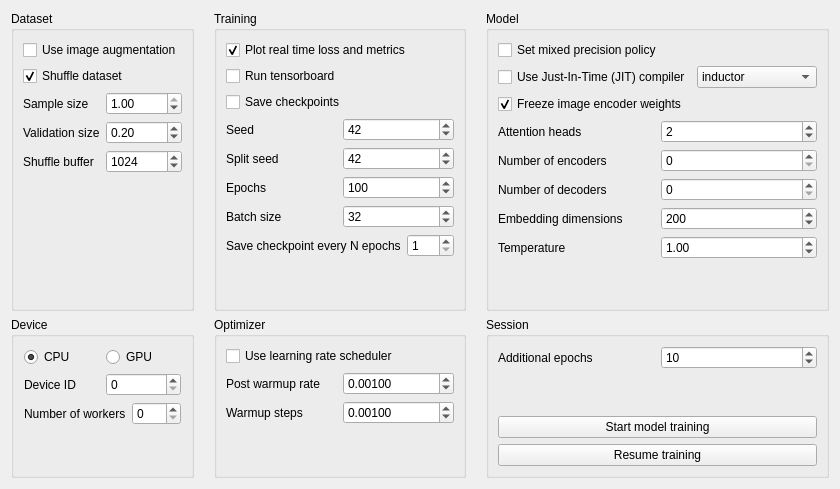
      <widget class="QWidget" name="trainTab">
       <attribute name="title">
        <string>Model training</string>
       </attribute>
       <layout class="QGridLayout" name="gridLayout_2">
        <item row="1" column="0">
         <layout class="QGridLayout" name="gridLayout" rowstretch="4,0" columnstretch="0,0,0">
          <property name="horizontalSpacing">
           <number>20</number>
          </property>
          <item row="1" column="2">
           <widget class="QGroupBox" name="sessionGroup">
            <property name="title">
             <string>Session</string>
            </property>
            <layout class="QVBoxLayout" name="verticalLayout_9">
             <item>
              <layout class="QHBoxLayout" name="horizontalLayout_10">
               <item>
                <widget class="QLabel" name="label_7">
                 <property name="text">
                  <string>Additional epochs</string>
                 </property>
                </widget>
               </item>
               <item>
                <widget class="QSpinBox" name="numAdditionalEpochs">
                 <property name="minimum">
                  <number>1</number>
                 </property>
                 <property name="maximum">
                  <number>1000000</number>
                 </property>
                 <property name="value">
                  <number>10</number>
                 </property>
                </widget>
               </item>
              </layout>
             </item>
             <item>
              <spacer name="verticalSpacer_7">
               <property name="orientation">
                <enum>Qt::Orientation::Vertical</enum>
               </property>
               <property name="sizeHint" stdset="0">
                <size>
                 <width>20</width>
                 <height>40</height>
                </size>
               </property>
              </spacer>
             </item>
             <item>
              <widget class="QPushButton" name="startTraining">
               <property name="text">
                <string>Start model training</string>
               </property>
              </widget>
             </item>
             <item>
              <widget class="QPushButton" name="resumeTraining">
               <property name="text">
                <string>Resume training</string>
               </property>
              </widget>
             </item>
            </layout>
           </widget>
          </item>
          <item row="1" column="1">
           <widget class="QGroupBox" name="groupBox_6">
            <property name="title">
             <string>Optimizer</string>
            </property>
            <layout class="QVBoxLayout" name="verticalLayout_17">
             <item>
              <layout class="QVBoxLayout" name="verticalLayout_6">
               <item>
                <widget class="QCheckBox" name="useScheduler">
                 <property name="text">
                  <string>Use learning rate scheduler</string>
                 </property>
                </widget>
               </item>
               <item>
                <layout class="QHBoxLayout" name="horizontalLayout_18">
                 <item>
                  <widget class="QLabel" name="label_11">
                   <property name="text">
                    <string>Post warmup rate</string>
                   </property>
                  </widget>
                 </item>
                 <item>
                  <widget class="QDoubleSpinBox" name="postWarmLR">
                   <property name="decimals">
                    <number>5</number>
                   </property>
                   <property name="singleStep">
                    <double>0.000100000000000</double>
                   </property>
                   <property name="value">
                    <double>0.001000000000000</double>
                   </property>
                  </widget>
                 </item>
                </layout>
               </item>
               <item>
                <layout class="QHBoxLayout" name="horizontalLayout_17">
                 <item>
                  <widget class="QLabel" name="label_14">
                   <property name="text">
                    <string>Warmup steps</string>
                   </property>
                  </widget>
                 </item>
                 <item>
                  <widget class="QDoubleSpinBox" name="warmUPSteps">
                   <property name="decimals">
                    <number>5</number>
                   </property>
                   <property name="singleStep">
                    <double>0.000100000000000</double>
                   </property>
                   <property name="value">
                    <double>0.001000000000000</double>
                   </property>
                  </widget>
                 </item>
                </layout>
               </item>
              </layout>
             </item>
             <item>
              <spacer name="verticalSpacer_6">
               <property name="orientation">
                <enum>Qt::Orientation::Vertical</enum>
               </property>
               <property name="sizeHint" stdset="0">
                <size>
                 <width>20</width>
                 <height>40</height>
                </size>
               </property>
              </spacer>
             </item>
            </layout>
           </widget>
          </item>
          <item row="0" column="0">
           <widget class="QGroupBox" name="groupBox_3">
            <property name="title">
             <string>Dataset</string>
            </property>
            <layout class="QVBoxLayout" name="verticalLayout_11">
             <item>
              <widget class="QCheckBox" name="imgAugment">
               <property name="text">
                <string>Use image augmentation</string>
               </property>
              </widget>
             </item>
             <item>
              <widget class="QCheckBox" name="setShuffle">
               <property name="text">
                <string>Shuffle dataset</string>
               </property>
               <property name="checked">
                <bool>true</bool>
               </property>
              </widget>
             </item>
             <item>
              <layout class="QVBoxLayout" name="verticalLayout_15">
               <item>
                <layout class="QHBoxLayout" name="horizontalLayout_16">
                 <item>
                  <widget class="QLabel" name="label_16">
                   <property name="text">
                    <string>Sample size</string>
                   </property>
                  </widget>
                 </item>
                 <item>
                  <widget class="QDoubleSpinBox" name="trainSampleSize">
                   <property name="minimum">
                    <double>0.010000000000000</double>
                   </property>
                   <property name="maximum">
                    <double>1.000000000000000</double>
                   </property>
                   <property name="singleStep">
                    <double>0.050000000000000</double>
                   </property>
                   <property name="value">
                    <double>1.000000000000000</double>
                   </property>
                  </widget>
                 </item>
                </layout>
               </item>
               <item>
                <layout class="QHBoxLayout" name="horizontalLayout_2">
                 <item>
                  <widget class="QLabel" name="label_2">
                   <property name="text">
                    <string>Validation size</string>
                   </property>
                  </widget>
                 </item>
                 <item>
                  <widget class="QDoubleSpinBox" name="validationSize">
                   <property name="maximum">
                    <double>1.000000000000000</double>
                   </property>
                   <property name="singleStep">
                    <double>0.050000000000000</double>
                   </property>
                   <property name="value">
                    <double>0.200000000000000</double>
                   </property>
                  </widget>
                 </item>
                </layout>
               </item>
               <item>
                <layout class="QHBoxLayout" name="horizontalLayout_19">
                 <item>
                  <widget class="QLabel" name="label_17">
                   <property name="text">
                    <string>Shuffle buffer</string>
                   </property>
                  </widget>
                 </item>
                 <item>
                  <widget class="QSpinBox" name="shuffleSize">
                   <property name="minimum">
                    <number>1</number>
                   </property>
                   <property name="maximum">
                    <number>99999</number>
                   </property>
                   <property name="singleStep">
                    <number>10</number>
                   </property>
                   <property name="value">
                    <number>1024</number>
                   </property>
                  </widget>
                 </item>
                </layout>
               </item>
              </layout>
             </item>
             <item>
              <spacer name="verticalSpacer_2">
               <property name="orientation">
                <enum>Qt::Orientation::Vertical</enum>
               </property>
               <property name="sizeHint" stdset="0">
                <size>
                 <width>20</width>
                 <height>40</height>
                </size>
               </property>
              </spacer>
             </item>
            </layout>
           </widget>
          </item>
          <item row="1" column="0">
           <widget class="QGroupBox" name="groupBox_2">
            <property name="title">
             <string>Device</string>
            </property>
            <layout class="QVBoxLayout" name="verticalLayout_14">
             <property name="leftMargin">
              <number>10</number>
             </property>
             <property name="topMargin">
              <number>10</number>
             </property>
             <property name="rightMargin">
              <number>10</number>
             </property>
             <property name="bottomMargin">
              <number>10</number>
             </property>
             <item>
              <layout class="QVBoxLayout" name="verticalLayout_18">
               <item>
                <layout class="QHBoxLayout" name="horizontalLayout_8">
                 <item>
                  <widget class="QRadioButton" name="setCPU">
                   <property name="text">
                    <string>CPU</string>
                   </property>
                   <property name="checked">
                    <bool>true</bool>
                   </property>
                  </widget>
                 </item>
                 <item>
                  <widget class="QRadioButton" name="setGPU">
                   <property name="text">
                    <string>GPU</string>
                   </property>
                  </widget>
                 </item>
                </layout>
               </item>
               <item>
                <layout class="QHBoxLayout" name="horizontalLayout_23">
                 <item>
                  <widget class="QLabel" name="label_5">
                   <property name="text">
                    <string>Device ID</string>
                   </property>
                  </widget>
                 </item>
                 <item>
                  <widget class="QSpinBox" name="deviceID"/>
                 </item>
                </layout>
               </item>
              </layout>
             </item>
             <item>
              <layout class="QHBoxLayout" name="horizontalLayout_13">
               <item>
                <widget class="QLabel" name="label_10">
                 <property name="text">
                  <string>Number of workers</string>
                 </property>
                </widget>
               </item>
               <item>
                <widget class="QSpinBox" name="numWorkers"/>
               </item>
              </layout>
             </item>
             <item>
              <spacer name="verticalSpacer_5">
               <property name="orientation">
                <enum>Qt::Orientation::Vertical</enum>
               </property>
               <property name="sizeHint" stdset="0">
                <size>
                 <width>20</width>
                 <height>40</height>
                </size>
               </property>
              </spacer>
             </item>
            </layout>
           </widget>
          </item>
          <item row="0" column="1">
           <widget class="QGroupBox" name="groupBox_4">
            <property name="title">
             <string>Training</string>
            </property>
            <layout class="QVBoxLayout" name="verticalLayout_5">
             <item>
              <widget class="QCheckBox" name="realTimeHistory">
               <property name="text">
                <string>Plot real time loss and metrics</string>
               </property>
               <property name="checked">
                <bool>true</bool>
               </property>
              </widget>
             </item>
             <item>
              <widget class="QCheckBox" name="runTensorboard">
               <property name="text">
                <string>Run tensorboard</string>
               </property>
              </widget>
             </item>
             <item>
              <widget class="QCheckBox" name="saveCheckpoints">
               <property name="text">
                <string>Save checkpoints</string>
               </property>
              </widget>
             </item>
             <item>
              <layout class="QHBoxLayout" name="horizontalLayout_22">
               <item>
                <widget class="QLabel" name="label_18">
                 <property name="text">
                  <string>Seed</string>
                 </property>
                </widget>
               </item>
               <item>
                <widget class="QSpinBox" name="trainSeed">
                 <property name="maximum">
                  <number>1000000000</number>
                 </property>
                 <property name="value">
                  <number>42</number>
                 </property>
                </widget>
               </item>
              </layout>
             </item>
             <item>
              <layout class="QHBoxLayout" name="horizontalLayout_4">
               <item>
                <widget class="QLabel" name="label_4">
                 <property name="text">
                  <string>Split seed</string>
                 </property>
                </widget>
               </item>
               <item>
                <widget class="QSpinBox" name="splitSeed">
                 <property name="maximum">
                  <number>1000000000</number>
                 </property>
                 <property name="value">
                  <number>42</number>
                 </property>
                </widget>
               </item>
              </layout>
             </item>
             <item>
              <layout class="QHBoxLayout" name="horizontalLayout_9">
               <item>
                <widget class="QLabel" name="label_6">
                 <property name="text">
                  <string>Epochs</string>
                 </property>
                </widget>
               </item>
               <item>
                <widget class="QSpinBox" name="numEpochs">
                 <property name="maximum">
                  <number>1000000</number>
                 </property>
                 <property name="value">
                  <number>100</number>
                 </property>
                </widget>
               </item>
              </layout>
             </item>
             <item>
              <layout class="QHBoxLayout" name="horizontalLayout_11">
               <item>
                <widget class="QLabel" name="label_8">
                 <property name="text">
                  <string>Batch size</string>
                 </property>
                </widget>
               </item>
               <item>
                <widget class="QSpinBox" name="batchSize">
                 <property name="maximum">
                  <number>100000</number>
                 </property>
                 <property name="singleStep">
                  <number>4</number>
                 </property>
                 <property name="value">
                  <number>32</number>
                 </property>
                </widget>
               </item>
              </layout>
             </item>
             <item>
              <layout class="QHBoxLayout" name="horizontalLayout_12">
               <item>
                <widget class="QLabel" name="label_9">
                 <property name="text">
                  <string>Save checkpoint every N epochs</string>
                 </property>
                </widget>
               </item>
               <item>
                <widget class="QSpinBox" name="saveCPFrequency">
                 <property name="minimum">
                  <number>1</number>
                 </property>
                 <property name="maximum">
                  <number>999</number>
                 </property>
                </widget>
               </item>
              </layout>
             </item>
             <item>
              <spacer name="verticalSpacer_3">
               <property name="orientation">
                <enum>Qt::Orientation::Vertical</enum>
               </property>
               <property name="sizeHint" stdset="0">
                <size>
                 <width>20</width>
                 <height>40</height>
                </size>
               </property>
              </spacer>
             </item>
            </layout>
           </widget>
          </item>
          <item row="0" column="2">
           <widget class="QGroupBox" name="modelGroup">
            <property name="title">
             <string>Model</string>
            </property>
            <layout class="QVBoxLayout" name="verticalLayout_3">
             <item>
              <widget class="QCheckBox" name="mixedPrecision">
               <property name="text">
                <string>Set mixed precision policy</string>
               </property>
              </widget>
             </item>
             <item>
              <layout class="QHBoxLayout" name="horizontalLayout_25">
               <item>
                <widget class="QCheckBox" name="compileJIT">
                 <property name="text">
                  <string>Use Just-In-Time (JIT) compiler</string>
                 </property>
                </widget>
               </item>
               <item>
                <widget class="QComboBox" name="backendJIT">
                 <property name="toolTip">
                  <string>&lt;html&gt;&lt;head/&gt;&lt;body&gt;&lt;p&gt;Select JIT compiler backend (default is inductor)</string>
                 </property>
                 <property name="currentText">
                  <string>inductor</string>
                 </property>
                 <property name="currentIndex">
                  <number>3</number>
                 </property>
                 <item>
                  <property name="text">
                   <string>eager</string>
                  </property>
                 </item>
                 <item>
                  <property name="text">
                   <string>aot_eager</string>
                  </property>
                 </item>
                 <item>
                  <property name="text">
                   <string>aot_cudagraphs</string>
                  </property>
                 </item>
                 <item>
                  <property name="text">
                   <string>inductor</string>
                  </property>
                 </item>
                 <item>
                  <property name="text">
                   <string>nvprims_nvfuser</string>
                  </property>
                 </item>
                 <item>
                  <property name="text">
                   <string>xla</string>
                  </property>
                 </item>
                </widget>
               </item>
              </layout>
             </item>
             <item>
              <widget class="QCheckBox" name="freezeImgEncoder">
               <property name="text">
                <string>Freeze image encoder weights</string>
               </property>
               <property name="checked">
                <bool>true</bool>
               </property>
              </widget>
             </item>
             <item>
              <layout class="QHBoxLayout" name="horizontalLayout_21">
               <item>
                <widget class="QLabel" name="AHLabel">
                 <property name="text">
                  <string>Attention heads</string>
                 </property>
                </widget>
               </item>
               <item>
                <widget class="QSpinBox" name="attentionHeads">
                 <property name="maximum">
                  <number>999</number>
                 </property>
                 <property name="value">
                  <number>2</number>
                 </property>
                </widget>
               </item>
              </layout>
             </item>
             <item>
              <layout class="QHBoxLayout" name="horizontalLayout_27">
               <item>
                <widget class="QLabel" name="NELabel">
                 <property name="text">
                  <string>Number of encoders</string>
                 </property>
                </widget>
               </item>
               <item>
                <widget class="QSpinBox" name="numEncoders"/>
               </item>
              </layout>
             </item>
             <item>
              <layout class="QHBoxLayout" name="horizontalLayout_28">
               <item>
                <widget class="QLabel" name="NDLabel">
                 <property name="text">
                  <string>Number of decoders</string>
                 </property>
                </widget>
               </item>
               <item>
                <widget class="QSpinBox" name="numDecoders"/>
               </item>
              </layout>
             </item>
             <item>
              <layout class="QHBoxLayout" name="horizontalLayout_29">
               <item>
                <widget class="QLabel" name="EMLabel">
                 <property name="text">
                  <string>Embedding dimensions</string>
                 </property>
                </widget>
               </item>
               <item>
                <widget class="QSpinBox" name="embeddingDims">
                 <property name="maximum">
                  <number>9999</number>
                 </property>
                 <property name="singleStep">
                  <number>8</number>
                 </property>
                 <property name="value">
                  <number>200</number>
                 </property>
                </widget>
               </item>
              </layout>
             </item>
             <item>
              <layout class="QHBoxLayout" name="horizontalLayout_3">
               <item>
                <widget class="QLabel" name="label">
                 <property name="text">
                  <string>Temperature</string>
                 </property>
                </widget>
               </item>
               <item>
                <widget class="QDoubleSpinBox" name="trainTemp">
                 <property name="value">
                  <double>1.000000000000000</double>
                 </property>
                </widget>
               </item>
              </layout>
             </item>
             <item>
              <spacer name="verticalSpacer_4">
               <property name="orientation">
                <enum>Qt::Orientation::Vertical</enum>
               </property>
               <property name="sizeHint" stdset="0">
                <size>
                 <width>20</width>
                 <height>40</height>
                </size>
               </property>
              </spacer>
             </item>
            </layout>
           </widget>
          </item>
         </layout>
        </item>
       </layout>
      </widget>
